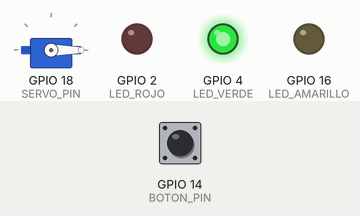
Recording of a sketch running on a simulated ESP32. Parts: servo, output pins drawn as LEDs (lit = HIGH). The test bench sets the inputs (shaded band); at power-on: GPIO 14 (BOTON_PIN) HIGH.

Above: at 1.2 s.
1.3 s: GPIO 14 (BOTON_PIN) pulled LOW for 3.2 s
At 5.6 s:
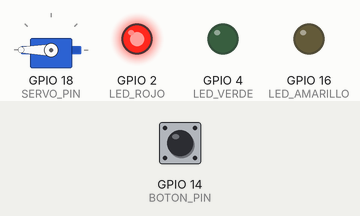
6.0 s: GPIO 14 (BOTON_PIN) pulled LOW for 1 s
At 7.4 s:
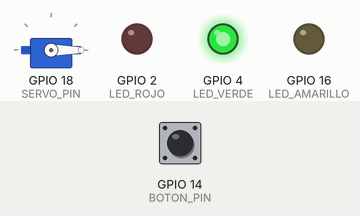
8.5 s: GPIO 14 (BOTON_PIN) pulled LOW for 0.15 s
At 8.9 s:
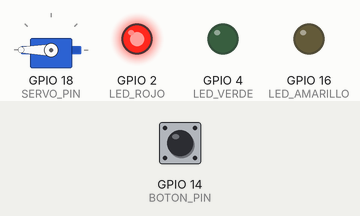
Timing chart, 0 to 11.5 s (numbered marks = the images above; inputs shaded):
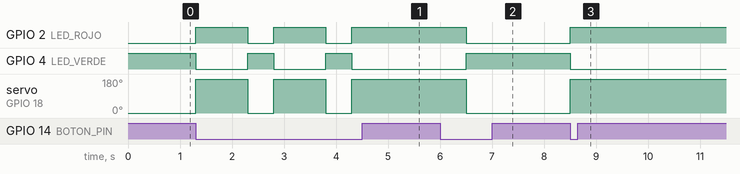

The sketch:

sketch.ino
```cpp
#include <ESP32Servo.h>


const int SERVO_PIN = 18;
const int LED_VERDE = 4;
const int LED_AMARILLO = 16;
const int LED_ROJO = 2;
const int BOTON_PIN = 14;


Servo servo;
int señal = 0;


void actualizarSeñal(int señal) {
  switch (señal) {
    case 0:
      digitalWrite(LED_VERDE, HIGH);
      digitalWrite(LED_AMARILLO, LOW);
      digitalWrite(LED_ROJO, LOW);
      servo.write(0);
      break;
    case 1:
      digitalWrite(LED_VERDE, LOW);
      digitalWrite(LED_AMARILLO, HIGH);
      digitalWrite(LED_ROJO, LOW);
      servo.write(90);
    case 2:
      digitalWrite(LED_VERDE, LOW);
      digitalWrite(LED_AMARILLO, LOW);
      digitalWrite(LED_ROJO, HIGH);
      servo.write(180);
      break;
  }
}

void setup() {

  pinMode(LED_VERDE, OUTPUT);
  pinMode(LED_AMARILLO, OUTPUT);
  pinMode(LED_ROJO, OUTPUT);
  pinMode(BOTON_PIN, INPUT_PULLUP);


  servo.attach(SERVO_PIN);


  actualizarSeñal(señal);
}

void loop() {

  if (digitalRead(BOTON_PIN) == LOW) {
    señal = (señal + 1) % 3;
    actualizarSeñal(señal);
    delay(500);
  }
}
```

Measured:
- after the input at 1.3 s, GPIO 2 (LED_ROJO): alternates HIGH for 1.0 s and LOW for 0.50 s, starting at once; GPIO 4 (LED_VERDE): alternates HIGH for 0.50 s and LOW for 1.0 s, starting at once; servo on GPIO 18 (SERVO_PIN): alternates 180° for 1.0 s and 0° for 0.50 s, starting at once
- after the input at 6.0 s, GPIO 2 (LED_ROJO): HIGH → LOW after 0.50 s; GPIO 4 (LED_VERDE): LOW → HIGH after 0.50 s; servo on GPIO 18 (SERVO_PIN): 180° → 0° after 0.50 s
- after the input at 8.5 s, GPIO 2 (LED_ROJO): LOW → HIGH at once; GPIO 4 (LED_VERDE): HIGH → LOW at once; servo on GPIO 18 (SERVO_PIN): 0° → 180° at once
